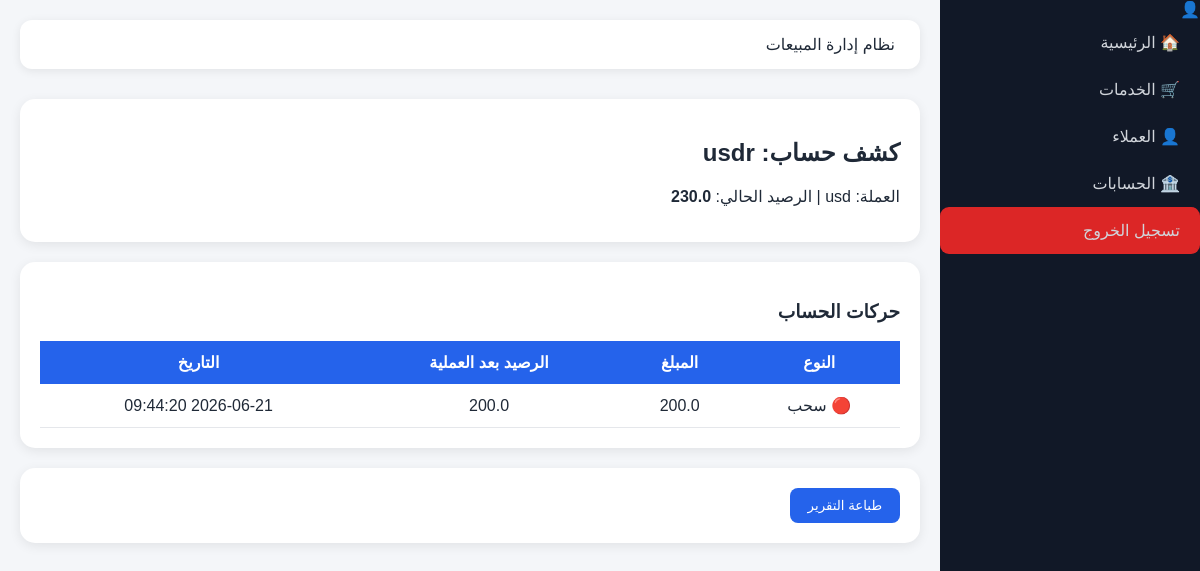
The app's page /accounts/report/1 with its own data.
### tables this page shows
CREATE TABLE accounts (

id INTEGER PRIMARY KEY AUTOINCREMENT,

name TEXT,

currency TEXT,

balance REAL DEFAULT 0,

created_at TEXT

);

CREATE TABLE account_transactions (

id INTEGER PRIMARY KEY AUTOINCREMENT,

account_id INTEGER,

type TEXT,

amount REAL,

balance_after REAL,

notes TEXT,

created_at TEXT

);

### app.py (the view)
@app.route('/accounts/report/<int:id>')
def account_report(id):
    conn = sqlite3.connect('database.db')
    conn.row_factory = sqlite3.Row
    cursor = conn.cursor()
    account = cursor.execute(
        "SELECT * FROM accounts WHERE id=?",
        (id,)
    ).fetchone()
    transactions = cursor.execute("""
    SELECT *
    FROM account_transactions
    WHERE account_id=?
    ORDER BY id DESC
    """, (id,)).fetchall()
    conn.close()
    return render_template(
        'account_report.html',
        account=account,
        transactions=transactions
    )

### templates/account_report.html (shortened to what this page needs)
{% extends 'base.html' %}
{% block content %}
<div class="card">
    <h2>كشف حساب: {{ account['name'] }}</h2>
    <p>
        العملة: {{ account['currency'] }} |
        الرصيد الحالي: <b>{{ account['balance'] }}</b>
    </p>
</div>
<div class="card">
    <h3>حركات الحساب</h3>
    <table>
        <tr>
            <th>النوع</th>
            <th>المبلغ</th>
            <th>الرصيد بعد العملية</th>
            <th>التاريخ</th>
        </tr>
        {% for t in transactions %}
        <tr>
            <td>
                {% if t['type'] == 'deposit' %}
                    🟢 إيداع
                {% else %}
                    🔴 سحب
                {% endif %}
            </td>
            <td>{{ t['amount'] }}</td>
            <td>{{ t['balance_after'] }}</td>
            <td>{{ t['created_at'] }}</td>
        </tr>
        {% endfor %}
    </table>
</div>
<div class="card">
    <button class="btn-save" onclick="window.print()">
        طباعة التقرير
    </button>
</div>
{% endblock %}

### static/css/style.css (style rules this page uses)
body { margin:0; background:#f4f6f9; font-family:Tahoma, Arial, sans-serif; color:#1f2937; }
.card, .table-card, .sales-form, .employee-form { background:white; padding:20px; border-radius:15px; box-shadow:0 3px 12px rgba(0,0,0,.08); margin-bottom:20px; }
.btn-save { background:#2563eb; color:white; border:none; padding:10px 18px; border-radius:8px; cursor:pointer; text-decoration:none; }
table { width:100%; border-collapse:collapse; background:white; overflow:hidden; }
table th { background:#2563eb; color:white; padding:12px; }
table td { padding:12px; border-bottom:1px solid #e5e7eb; text-align:center; }

### records on screen
accounts: name "usdr", balance "230.0"
account_transactions: type "🔴 سحب", amount "200.0", balance_after "200.0", created_at "2026-06-21 09:44:20"
